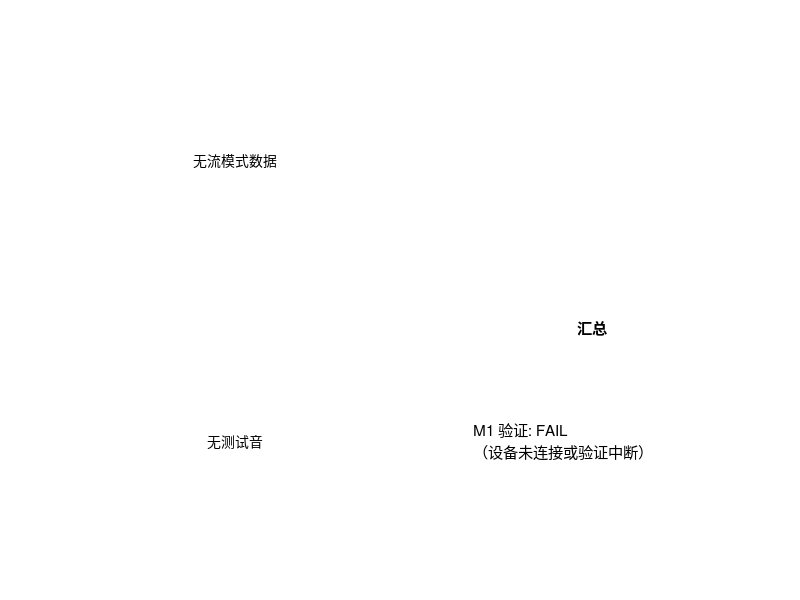

Write MATLAB code to recreate this figure.
function results = verifyPlutoStream(varargin)
%VERIFYPLUTOSTREAM M1 验证：PlutoSDR 连续采集链路完整性
%   用法：
%     verifyPlutoStream                              % 默认参数
%     verifyPlutoStream('Fs',4e6,'DurationSec',10)   % 自定义
%     verifyPlutoStream('UseTone',false)             % 无回环线时关闭测试音
%
%   验证内容（详见 README_M1.md）：
%     A. GPS L1 前端健康：RMS / 削波比例 / DC 偏移 / 噪声底
%     B. 流模式逐帧采集：帧数、样本数、帧间隔、处理耗时、吞吐率
%     C. 回环测试音连续性：帧间相位跳变检测（丢帧 -> 相位突变）
%     D. 突发模式整块捕获：样本数、相位线性度
%
%   输出：
%     results                 - 指标与判定结构体
%     data\verify_<时间戳>.mat - 完整结果
%     data\verify_<时间戳>.png - 图形化结果

%% ---- 参数 ----
p = struct( ...
    'fs',          4e6, ...         % 目标采样率 (Hz)
    'centerFreq',  1575.42e6, ...   % GPS L1 中心频率
    'durationSec', 15, ...          % 流模式测试时长 (s)
    'frameMs',     10, ...          % 帧长 (ms)
    'useTone',     true, ...        % 是否发射回环测试音
    'toneFreq',    97.333e3, ...    % 测试音偏移 (Hz)；需满足 缓冲3ms×f = 整数周期
    'toneAmp',     0.15, ...        % 测试音幅度
    'rxGain',      20, ...          % 回环测试时 RX 手动增益 (dB)
    'burstSec',    2, ...           % 突发模式测试时长 (s)
    'plot',        true);           % 是否输出图形

for k = 1:2:numel(varargin)
    key = lower(varargin{k});
    val = varargin{k+1};
    switch key
        case 'fs',           p.fs = val;
        case 'centerfreq',   p.centerFreq = val;
        case 'durationsec',  p.durationSec = val;
        case 'framems',      p.frameMs = val;
        case 'usetone',      p.useTone = val;
        case 'tonefreq',     p.toneFreq = val;
        case 'toneamp',      p.toneAmp = val;
        case 'rxgain',       p.rxGain = val;
        case 'burstsec',     p.burstSec = val;
        case 'plot',         p.plot = val;
        otherwise, error('未知参数: %s', key);
    end
end

results = struct();
results.params = p;
results.checks = struct();
results.pass = false;

tx = [];
rx = [];

try
    %% ---- 设备检测 ----
    r = findPlutoRadio();
    if isempty(r)
        error(['未找到 PlutoSDR：请检查 USB 连接后重试。' ...
               '正常时系统应出现 "PlutoSDR Serial Console (COMx)" 和 ' ...
               '"PlutoSDR USB Ethernet/RNDIS Gadget"。']);
    end
    radioID = r(1).RadioID;
    results.device = r(1);

    fprintf('============================================\n');
    fprintf(' M1 验证：PlutoSDR 连续采集链路\n');
    fprintf('============================================\n');
    fprintf('设备    : %s (序列号 %s)\n', radioID, r(1).SerialNum);
    fprintf('参数    : fs=%.3f MSPS, 中心=%.3f MHz\n', p.fs/1e6, p.centerFreq/1e6);
    fprintf('流模式  : %d s（帧 %d ms）\n', p.durationSec, p.frameMs);
    fprintf('突发模式: %d s\n', p.burstSec);
    fprintf('测试音  : %s（+%.3f kHz）\n', string(p.useTone), p.toneFreq/1e3);

    %% ---- A. GPS L1 前端健康检查（AGC，无测试音）----
    fprintf('\n[A] GPS L1 前端健康检查 ...\n');
    rxHealth = sdrrx('Pluto', 'RadioID', radioID, ...
        'CenterFrequency', p.centerFreq, 'BasebandSampleRate', p.fs, ...
        'GainSource', 'AGC Slow Attack', 'OutputDataType', 'double');
    hFrame = round(p.fs*p.frameMs/1000);
    rmsSum = 0; clipSum = 0; dcSum = 0; nH = 0;
    for k = 1:10
        d = capture(rxHealth, hFrame);
        a = abs(d);
        rmsSum = rmsSum + rms(d);
        clipSum = clipSum + sum(a > 0.999);
        dcSum = dcSum + abs(mean(d));
        nH = nH + 1;
    end
    release(rxHealth); delete(rxHealth);
    A = struct();
    A.rmsMean   = rmsSum/nH;
    A.clipRatio = clipSum/(nH*hFrame);
    A.dcOffset  = dcSum/nH;
    % 阈值较宽松：AGC 无信号源时可能推高增益导致轻微削波，属正常；
    % 该检查只判断"链路未死/未严重饱和"。
    A.rfHealthOK = A.rmsMean > 1e-4 && A.rmsMean < 0.7 && ...
                   A.clipRatio < 0.05 && A.dcOffset < 0.3;
    fprintf('  RMS=%.4f  削波=%.4f%%  DC=%.4f  -> %s\n', ...
        A.rmsMean, A.clipRatio*100, A.dcOffset, passStr(A.rfHealthOK));
    results.checks.A = A;

    %% ---- B+C. 回环测试音 + step() 连续流采集 ----
    fprintf('\n[B/C] step() 连续流采集（%d 帧 × %d 采样）...\n', ...
        round(p.durationSec*1000/p.frameMs), round(p.fs*p.frameMs/1000));

    if p.useTone
        try
            tx = sdrtx('Pluto', 'RadioID', radioID, ...
                'CenterFrequency', p.centerFreq, 'BasebandSampleRate', p.fs, ...
                'Gain', 0);
            % 相位连续测试音：缓冲 3 ms，且 f×3ms 为整数周期（97.333k×3ms=292）
            toneLen = round(p.fs*0.003);
            tone = p.toneAmp*exp(1j*2*pi*p.toneFreq*(0:toneLen-1)'/p.fs);
            tx.transmitRepeat(tone);
            fprintf('  已发射相位连续回环测试音（+%.3f kHz, 幅度 %.2f）\n', ...
                p.toneFreq/1e3, p.toneAmp);
        catch e
            warning('测试音发射失败，降级为无音模式: %s', e.message);
            p.useTone = false;
        end
    end

    rx = sdrrx('Pluto', 'RadioID', radioID, ...
        'CenterFrequency', p.centerFreq, 'BasebandSampleRate', p.fs, ...
        'GainSource', 'Manual', 'Gain', p.rxGain, 'OutputDataType', 'double', ...
        'SamplesPerFrame', round(p.fs*p.frameMs/1000));
    try
        rx.kernelBuffersCount = 32;   % 加大内核缓冲，吸收偶发调度延迟
    catch
    end
    frameSamples = round(p.fs*p.frameMs/1000);
    nFrames = round(p.durationSec*1000/p.frameMs);

    tWall = zeros(nFrames,1);
    procT = zeros(nFrames,1);
    phase = zeros(nFrames,1);
    toneRef = exp(-1j*2*pi*p.toneFreq*(0:frameSamples-1)'/p.fs);

    tStart = tic;
    for k = 1:nFrames
        t0 = tic;
        data = step(rx);   % 连续流接口；capture() 循环每次重同步，帧间不连续，不可用
        procT(k) = toc(t0);
        tWall(k) = toc(tStart);
        if numel(data) ~= frameSamples
            error('帧 %d 样本数异常: %d（预期 %d）', k, numel(data), frameSamples);
        end
        if p.useTone
            phase(k) = angle(sum(data .* toneRef)/frameSamples);
        end
    end
    totalTime = toc(tStart);

    B = struct();
    B.nFrames = nFrames;
    B.samplesPerFrame = frameSamples;
    B.totalSamples = nFrames*frameSamples;
    B.expectedSamples = round(p.fs*p.durationSec);
    B.sampleCountOK = B.totalSamples == B.expectedSamples;
    B.frameInterval = diff(tWall);
    B.frameIntervalMean = mean(B.frameInterval);
    B.frameIntervalMax = max(B.frameInterval);
    B.frameIntervalP95 = prctile(B.frameInterval, 95);
    if numel(B.frameInterval) > 3
        B.steadyMean = mean(B.frameInterval(3:end));   % 跳过前 2 帧初始化延迟
    else
        B.steadyMean = B.frameIntervalMean;
    end
    B.procTimeMean = mean(procT);
    B.procTimeMax = max(procT(min(3,numel(procT)):end));
    B.frameIntervalOK = B.steadyMean <= 1.2*(p.frameMs/1000) && ...
                        B.frameIntervalP95 <= 1.5*(p.frameMs/1000);
    B.procTimeOK = B.procTimeMax < 0.5;   % 最大单帧处理 < 500 ms（缓冲可吸收）
    B.throughput = B.totalSamples/totalTime;
    B.throughputOK = B.throughput >= 0.9*p.fs;
    fprintf('  帧间隔 稳态mean=%.2f ms  p95=%.2f ms  max=%.2f ms -> %s\n', ...
        B.steadyMean*1000, B.frameIntervalP95*1000, B.frameIntervalMax*1000, ...
        passStr(B.frameIntervalOK));
    fprintf('  处理耗时 mean=%.3f ms max=%.3f ms -> %s\n', ...
        B.procTimeMean*1000, B.procTimeMax*1000, passStr(B.procTimeOK));
    fprintf('  有效吞吐 %.3f MSPS（目标 %.3f）-> %s\n', ...
        B.throughput/1e6, p.fs/1e6, passStr(B.throughputOK));
    results.checks.B = B;

    %% ---- C. 测试音检测 + 帧间相位连续性 ----
    C = struct();
    if p.useTone
        d = step(rx);
        P = abs(fft(d)).^2;
        freqs = (0:frameSamples/2)'/frameSamples*p.fs;
        P1 = P(1:frameSamples/2+1);
        [pkP, pkIdx] = max(P1);
        C.toneDetectedFreq = freqs(pkIdx);
        C.toneFreqErr = abs(C.toneDetectedFreq - p.toneFreq);
        mask = abs(freqs - p.toneFreq) > 1e3;
        C.toneSNRdB = 10*log10(pkP/max(median(P1(mask)), eps));
        C.toneOK = C.toneFreqErr < 1e3 && C.toneSNRdB > 10;

        % 帧间相位步进
        dphase = wrapToPi(diff(phase));
        expStep = wrapToPi(2*pi*p.toneFreq*(p.frameMs/1000));
        dev = abs(wrapToPi(dphase - expStep));
        C.phaseJumps = sum(dev > 0.5);
        C.phaseDevMax = max(dev);
        C.phaseContinuityOK = C.phaseJumps == 0;

        fprintf('  测试音频率 %.3f kHz（误差 %.1f Hz）, SNR %.1f dB -> %s\n', ...
            C.toneDetectedFreq/1e3, C.toneFreqErr, C.toneSNRdB, passStr(C.toneOK));
        fprintf('  帧间相位跳变 %d 次, 最大偏差 %.3f rad -> %s\n', ...
            C.phaseJumps, C.phaseDevMax, passStr(C.phaseContinuityOK));
    else
        C.toneOK = true;
        C.phaseContinuityOK = true;
        C.phaseJumps = nan;
        fprintf('  （无测试音，跳过连续性检测）\n');
    end
    results.checks.C = C;
    results.phase = phase;
    results.frameInterval = diff(tWall);
    results.procTime = procT;

    % 释放流对象，让出射频给 D 对照使用
    release(rx); delete(rx); rx = [];

    %% ---- D. 大块 capture 对照（信息项，不参与 PASS 判定）----
    fprintf('\n[D] 大块 capture 对照（%d s，一次性捕获）...\n', p.burstSec);
    D = doCaptureCheck(radioID, p);
    if D.done
        fprintf('  样本 %d/%d, 耗时 %.2f s（注意：capture 为一次性捕获，跨调用不连续）\n', ...
            D.samples, D.expected, D.captureTime);
    else
        fprintf('  跳过: %s\n', D.msg);
    end
    results.checks.D = D;

    %% ---- 汇总 ----
    allOK = [results.checks.A.rfHealthOK, ...
             results.checks.B.sampleCountOK, ...
             results.checks.B.frameIntervalOK, ...
             results.checks.B.procTimeOK, ...
             results.checks.B.throughputOK, ...
             results.checks.C.toneOK, ...
             results.checks.C.phaseContinuityOK];
    results.pass = all(allOK);
    fprintf('\n============================================\n');
    fprintf(' M1 验证结论: %s\n', passStr(results.pass));
    fprintf('============================================\n');

catch err
    fprintf('\n[M1 验证中断]: %s\n', err.message);
    results.error = err.message;
    results.pass = false;
end

% 无论如何都清理设备
cleanupDevices(rx, tx);

%% ---- 保存结果 ----
outDir = fullfile(fileparts(mfilename('fullpath')), 'data');
if ~exist(outDir, 'dir'), mkdir(outDir); end
ts = datestr(now, 'yyyymmdd_HHMMSS');
matFile = fullfile(outDir, ['verify_' ts '.mat']);
save(matFile, 'results');
fprintf('结果已保存: %s\n', matFile);

if p.plot && isfield(results, 'checks')
    try
        pngFile = fullfile(outDir, ['verify_' ts '.png']);
        plotResults(results, pngFile);
        fprintf('图形已保存: %s\n', pngFile);
    catch e
        fprintf('绘图跳过: %s\n', e.message);
    end
end
end

%% ---- 大块 capture 对照 ----
function D = doCaptureCheck(radioID, p)
D = struct('done', false, 'ok', false, 'msg', '');
try
    rx2 = sdrrx('Pluto', 'RadioID', radioID, ...
        'CenterFrequency', p.centerFreq, 'BasebandSampleRate', p.fs, ...
        'GainSource', 'Manual', 'Gain', p.rxGain, 'OutputDataType', 'double');
    nBurst = round(p.fs*p.burstSec);
    tb = tic;
    [bdata, ~] = capture(rx2, nBurst);
    D.captureTime = toc(tb);
    D.samples = numel(bdata);
    D.expected = nBurst;
    D.countOK = D.samples == D.expected;
    D.phaseOK = true;
    if p.useTone && D.countOK
        tvec = (0:D.samples-1)'/p.fs;
        ph = unwrap(angle(bdata .* exp(-1j*2*pi*p.toneFreq*tvec)));
        fitc = polyfit(tvec, ph, 1);
        resid = ph - polyval(fitc, tvec);
        D.phaseResidStd = std(resid);
        D.phaseOK = D.phaseResidStd < 0.2;
    end
    D.ok = D.countOK && D.phaseOK;
    D.done = true;
    release(rx2); delete(rx2);
catch e
    D.msg = e.message;
    D.ok = false;
end
end

%% ---- 绘图 ----
function plotResults(results, pngFile)
ch = results.checks;
fig = figure('Visible', 'off', 'Position', [100 100 1000 720]);

if isfield(results, 'frameInterval')
    fi = results.frameInterval*1000;
    subplot(2,2,1);
    plot(fi, '.-');
    hold on;
    yline(mean(fi), '--r');
    grid on;
    title('帧间隔 (ms)');
    xlabel('帧序号'); ylabel('ms');
    subplot(2,2,2);
    histogram(fi, 30);
    grid on;
    title('帧间隔直方图');
    xlabel('ms');
else
    subplot(2,2,1);
    text(0.5, 0.5, '无流模式数据', 'HorizontalAlignment', 'center', 'Units', 'normalized');
    axis off;
    subplot(2,2,2);
    axis off;
end

subplot(2,2,3);
if isfield(results, 'phase') && numel(results.phase) > 1
    plot(wrapToPi(diff(results.phase)), '.-');
    grid on;
    title('帧间相位步进 (rad)');
    xlabel('帧序号');
else
    text(0.5, 0.5, '无测试音', 'HorizontalAlignment', 'center', 'Units', 'normalized');
    axis off;
end

subplot(2,2,4);
if isfield(ch, 'A') && isfield(ch, 'B') && isfield(ch, 'C')
    txt = sprintf(['M1 验证: %s\n' ...
        'RMS=%.4f  削波=%.2f%%  DC=%.4f\n' ...
        '帧间隔max=%.2fms  处理max=%.3fms\n' ...
        '吞吐=%.3fMSPS  相位跳变=%d'], ...
        passStr(results.pass), ...
        ch.A.rmsMean, ch.A.clipRatio*100, ch.A.dcOffset, ...
        ch.B.frameIntervalMax*1000, ch.B.procTimeMax*1000, ...
        ch.B.throughput/1e6, ch.C.phaseJumps);
else
    txt = sprintf('M1 验证: %s\n（设备未连接或验证中断）', passStr(results.pass));
end
text(0.05, 0.5, txt, 'Units', 'normalized', 'FontSize', 11, 'VerticalAlignment', 'middle');
axis off;
title('汇总');

exportgraphics(fig, pngFile, 'Resolution', 110);
close(fig);
end

%% ---- 工具函数 ----
function s = passStr(ok)
if ok, s = 'PASS'; else, s = 'FAIL'; end
end

function cleanupDevices(rx, tx)
for obj = {rx, tx}
    o = obj{1};
    if ~isempty(o) && isvalid(o)
        try, release(o); catch, end
        try, delete(o); catch, end
    end
end
end
